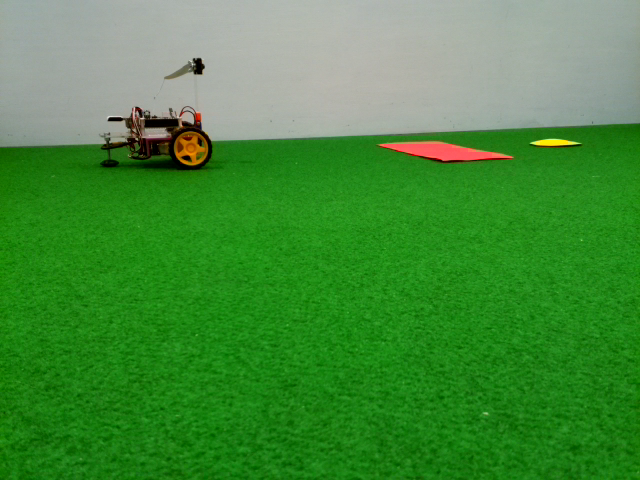
#> input picture Core/saved_images/opencv_image_0.png, 640 x 480 px
$ python HSV_THRESHOLD_FINDER.py
#> lines starting #> are read from the running program, lines starting #| are printed output that depends on the picture; after the words box and inside, x2 and y2 are one past the last pixel; in counts of white or black regions, pixels touching at a corner belong together
'''

HSV TRHESHOLD VALUE FINDER SCRIPT
used to find the upper and lower limits of a color
you are trying to threshold in HSV colorspace

updated 22/03 by alec

HOW TO USE:

change "file_name" below to your image file
run python hsv_picker.py

Step 1.
	- Move all UPPER H, S, V sliders to there MAX setting
Step 2.
	- Slide the LOWER H value until your wanted color is on the verge of going
	all black, then go back a bit so its a constant color
	- Slide the LOWER S, V sliders to try and get rid of other specs of color we dont want
	- Slide the UPPER H, S ,V sliders to improve mask of wanted color even more
Step 3.
	- record values for use in a script

'''

import numpy as np
import cv2

def nothing(x):
	pass

file_name = 'saved_images/opencv_image_0.png'

#define the image
cv2.namedWindow('image')

#create trackbars
cv2.createTrackbar('H_lower', 'image', 0, 180, nothing)
#> slider 'H_lower' is set to 36
cv2.createTrackbar('S_lower', 'image', 0, 255, nothing)
#> slider 'S_lower' is set to 51
cv2.createTrackbar('V_lower', 'image', 0, 255, nothing)
#> slider 'V_lower' is set to 51

cv2.createTrackbar('H_upper', 'image', 0, 180, nothing)
#> slider 'H_upper' is set to 180
cv2.createTrackbar('S_upper', 'image', 0, 255, nothing)
#> slider 'S_upper' is set to 255
cv2.createTrackbar('V_upper', 'image', 0, 255, nothing)
#> slider 'V_upper' is set to 255

while(1):

	img = cv2.imread(file_name)
#> img is the input picture: shape (480, 640, 3); mean B, G, R 59.4, 140.2, 68.6
	#convert the image to hsv
	hsv_img = cv2.cvtColor(img, cv2.COLOR_BGR2HSV)
#> hsv_img: shape (480, 640, 3); mean H, S, V 56.6, 162, 141.3

	#get trackbar positions
	h_lower = cv2.getTrackbarPos('H_lower', 'image')
	s_lower = cv2.getTrackbarPos('S_lower', 'image')
	v_lower = cv2.getTrackbarPos('V_lower', 'image')

	h_upper = cv2.getTrackbarPos('H_upper', 'image')
	s_upper = cv2.getTrackbarPos('S_upper', 'image')
	v_upper = cv2.getTrackbarPos('V_upper', 'image')

	#define range of yellow color in HSV
	lower_yellow = np.array([h_lower,s_lower,v_lower])
	upper_yellow = np.array([h_upper,s_upper,v_upper])

	#threshold the HSV image to get only the required colour
	mask = cv2.inRange(hsv_img, lower_yellow, upper_yellow)
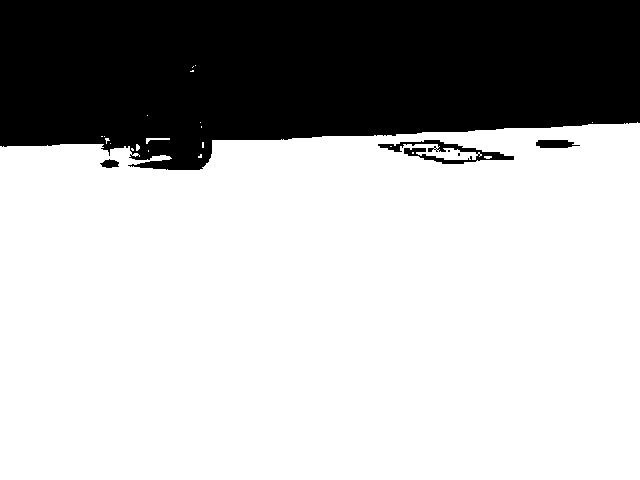
#> mask: shape (480, 640); 70.5% white; 6 black regions (2 under 20 px), largest, box (x1, y1, x2, y2) and area: (0, 0, 640, 170) 89128, (378, 140, 514, 164) 1047, (536, 140, 580, 148) 276, (100, 159, 119, 168) 115

	#bitwise AND mask and original image
	res = cv2.bitwise_and(img,img,mask = mask)
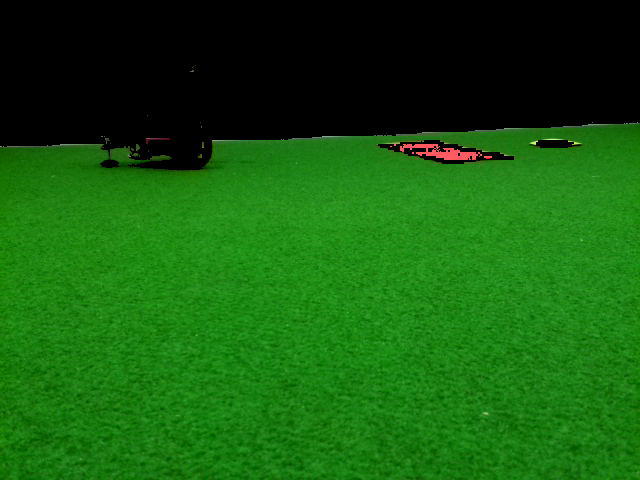
#> res: shape (480, 640, 3); mean B, G, R 13.6, 91.4, 21.3

	cv2.imshow('image', res)

	k = cv2.waitKey(5) & 0xFF
#> (key Esc is pressed here)
	if k == 27:
		break

cv2.destroyAllWindows()

#RECORDED VALUES

'''

yellow_lower 25,150,200
yellow_upper 40,230,255

'''

$ run again, with Core/saved_images/opencv_image_1.png copied over Core/saved_images/opencv_image_0.png
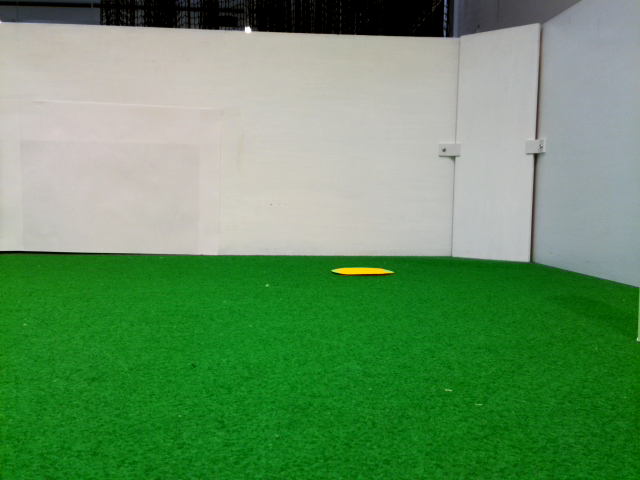
#> input picture Core/saved_images/opencv_image_1.png, 640 x 480 px
#> img is the input picture: shape (480, 640, 3); mean B, G, R 98.9, 146, 100
#> hsv_img: shape (480, 640, 3); mean H, S, V 51, 111.2, 147.8
#> `mask = cv2.inRange(hsv_img, lower_yellow, upper_yellow)`:
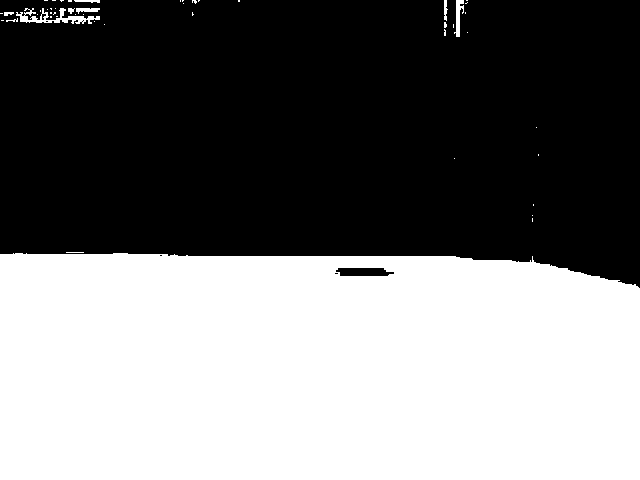
#> mask: shape (480, 640); 46.3% white; 49 white regions (40 under 20 px), largest, box (x1, y1, x2, y2) and area: (0, 253, 640, 480) 141109, (16, 8, 100, 24) 507, (454, 0, 464, 37) 186
#> `res = cv2.bitwise_and(img,img,mask = mask)`:
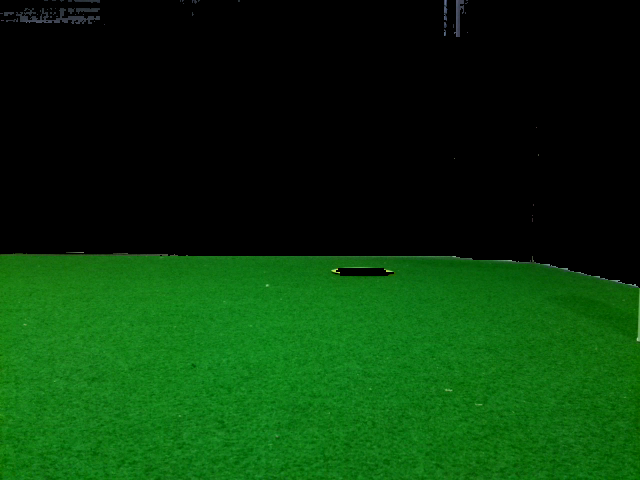
#> res: shape (480, 640, 3); mean B, G, R 9.8, 54.3, 8.3

$ run again, with Core/saved_images/opencv_image_10.png copied over Core/saved_images/opencv_image_0.png
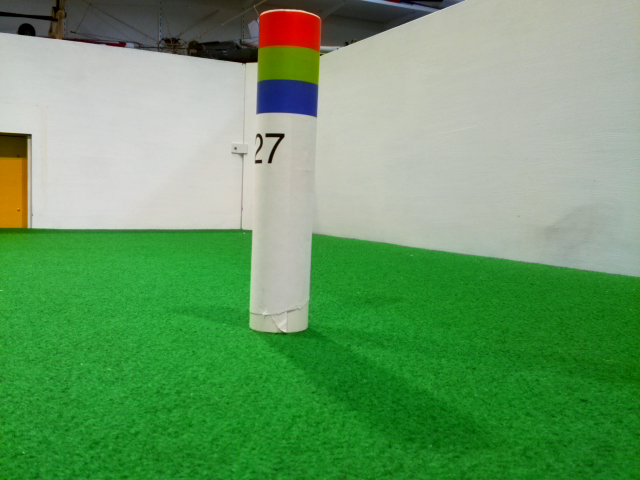
#> input picture Core/saved_images/opencv_image_10.png, 640 x 480 px
#> img is the input picture: shape (480, 640, 3); mean B, G, R 102.4, 155.7, 105.2
#> hsv_img: shape (480, 640, 3); mean H, S, V 53.6, 111.1, 158.3
#> `mask = cv2.inRange(hsv_img, lower_yellow, upper_yellow)`:
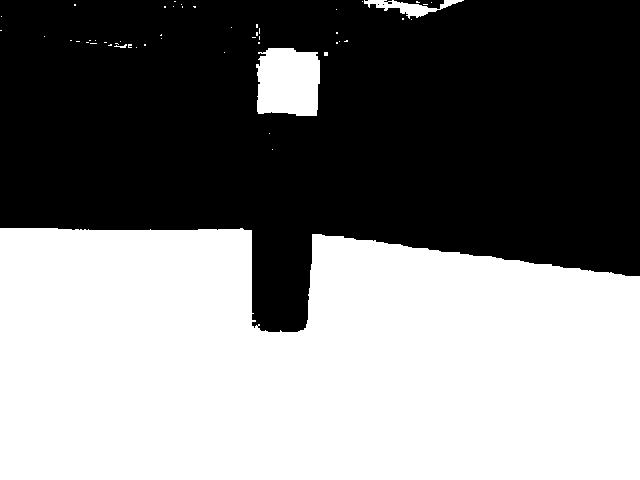
#> mask: shape (480, 640); 49.1% white; 51 white regions (47 under 20 px), largest, box (x1, y1, x2, y2) and area: (0, 228, 640, 480) 146128, (256, 48, 320, 116) 3877, (364, 0, 464, 19) 686, (114, 44, 127, 48) 24
#> `res = cv2.bitwise_and(img,img,mask = mask)`:
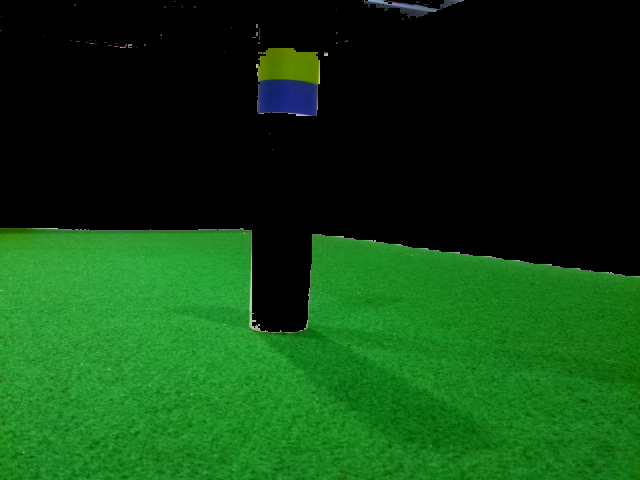
#> res: shape (480, 640, 3); mean B, G, R 18.6, 66.2, 15.9

$ run again, with Core/saved_images/opencv_image_11.png copied over Core/saved_images/opencv_image_0.png
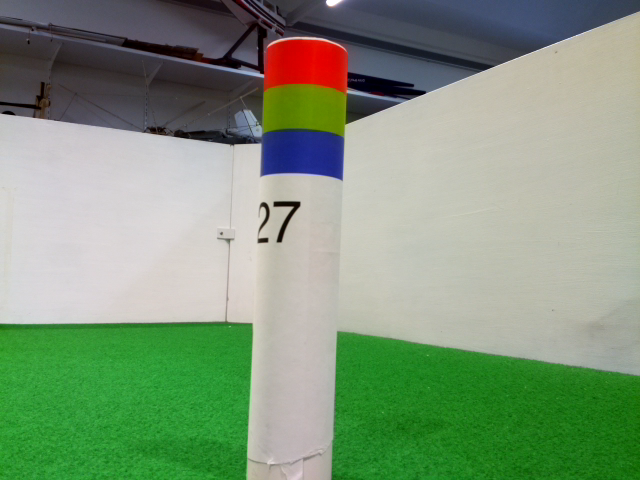
#> input picture Core/saved_images/opencv_image_11.png, 640 x 480 px
#> img is the input picture: shape (480, 640, 3); mean B, G, R 122.5, 150.5, 128.3
#> hsv_img: shape (480, 640, 3); mean H, S, V 63.9, 76, 157.6
#> `mask = cv2.inRange(hsv_img, lower_yellow, upper_yellow)`:
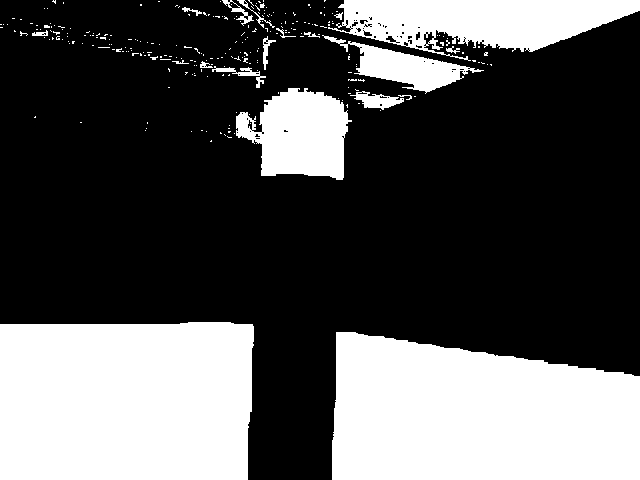
#> mask: shape (480, 640); 33.2% white; 264 white regions (245 under 20 px), largest, box (x1, y1, x2, y2) and area: (0, 322, 254, 480) 39203, (332, 332, 640, 480) 38775, (328, 0, 640, 61) 11273
#> `res = cv2.bitwise_and(img,img,mask = mask)`:
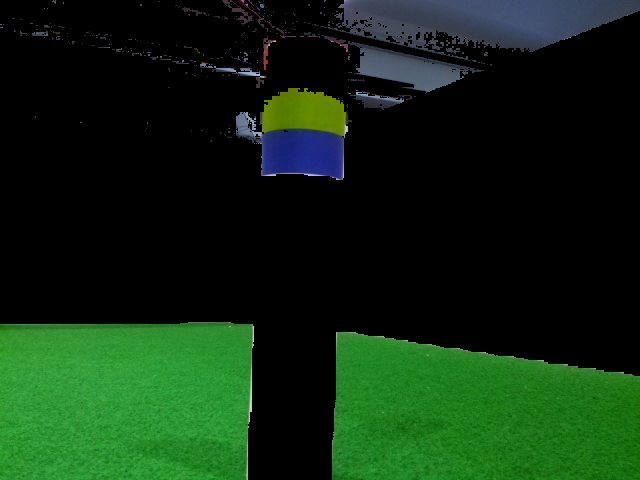
#> res: shape (480, 640, 3); mean B, G, R 17, 40.9, 15.1
